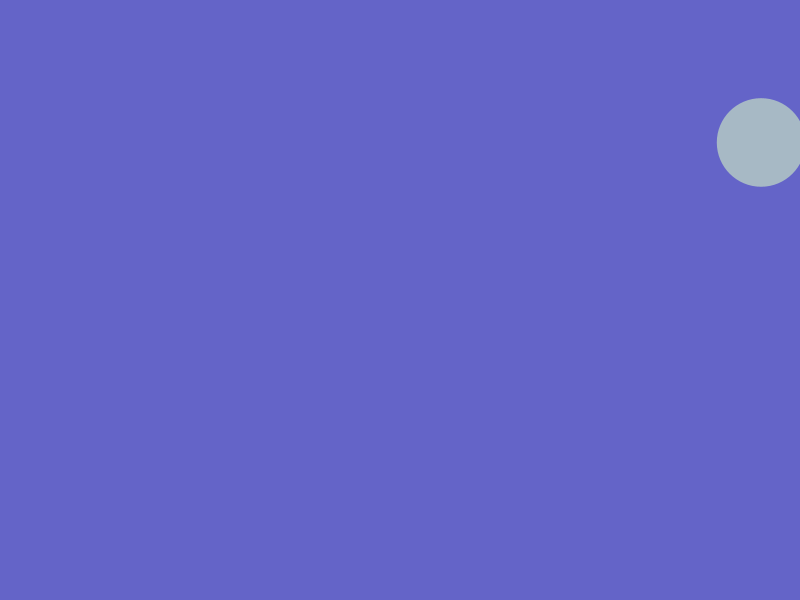
Frame 1 (no input)
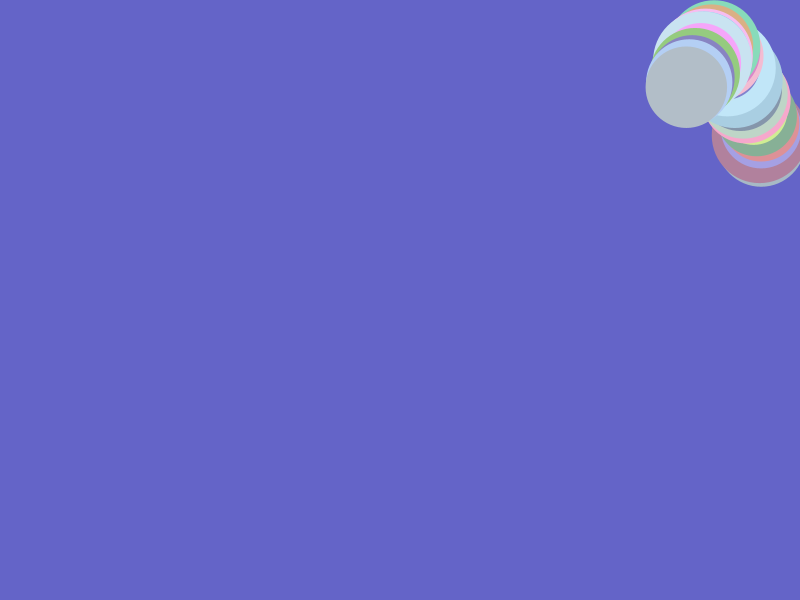
Frame 60 (the mouse pressed at the canvas centre just before this capture)
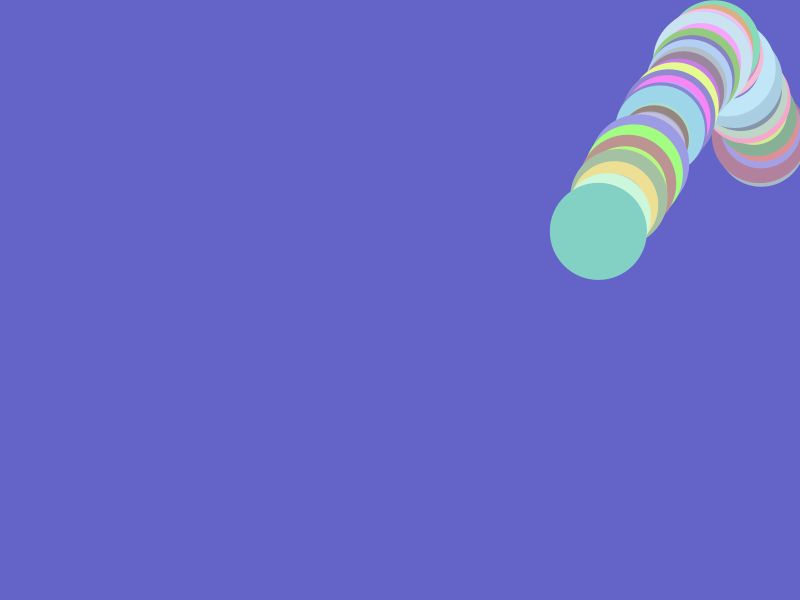
Frame 120 (the mouse held since frame 60 and released just before this capture)

The Processing sketch that drew these frames (run headless with seeded random() and noise(); from frame 60 on, the mouse is pressed at the canvas centre):

// Processing sketch: pastelJoySpherePassArg
// ── pastelJoySpherePassArg.pde
float xPos; // variable for x & y pos of ball
float yPos;
float xSpeed = random(-5., 5.); // speed of ball on each axis
float ySpeed = random(-5., 5.);
float diam = 100;

void setup() {
  size(800, 600);
  background(100, 100, 200);
  noStroke();
  xPos = random(0, width);
  yPos = random(0, height);
}

void draw() {
  diam = random(20., 100.);
  render(diam);
  update();
  checkBounds();
}

void render(float mySize) {
  fill(random(127, 255), random(127, 255), random(127, 255));
  ellipse(xPos, yPos, mySize, mySize);
}

void update() {
  xPos += xSpeed;
  yPos += ySpeed;
}

void checkBounds() {
  if (xPos > width-diam/2 || xPos < diam/2) {
    xSpeed = xSpeed* -1;
  }
  if (yPos > height-diam/2 || yPos < diam/2) {
    ySpeed = ySpeed* -1;
  }
}
